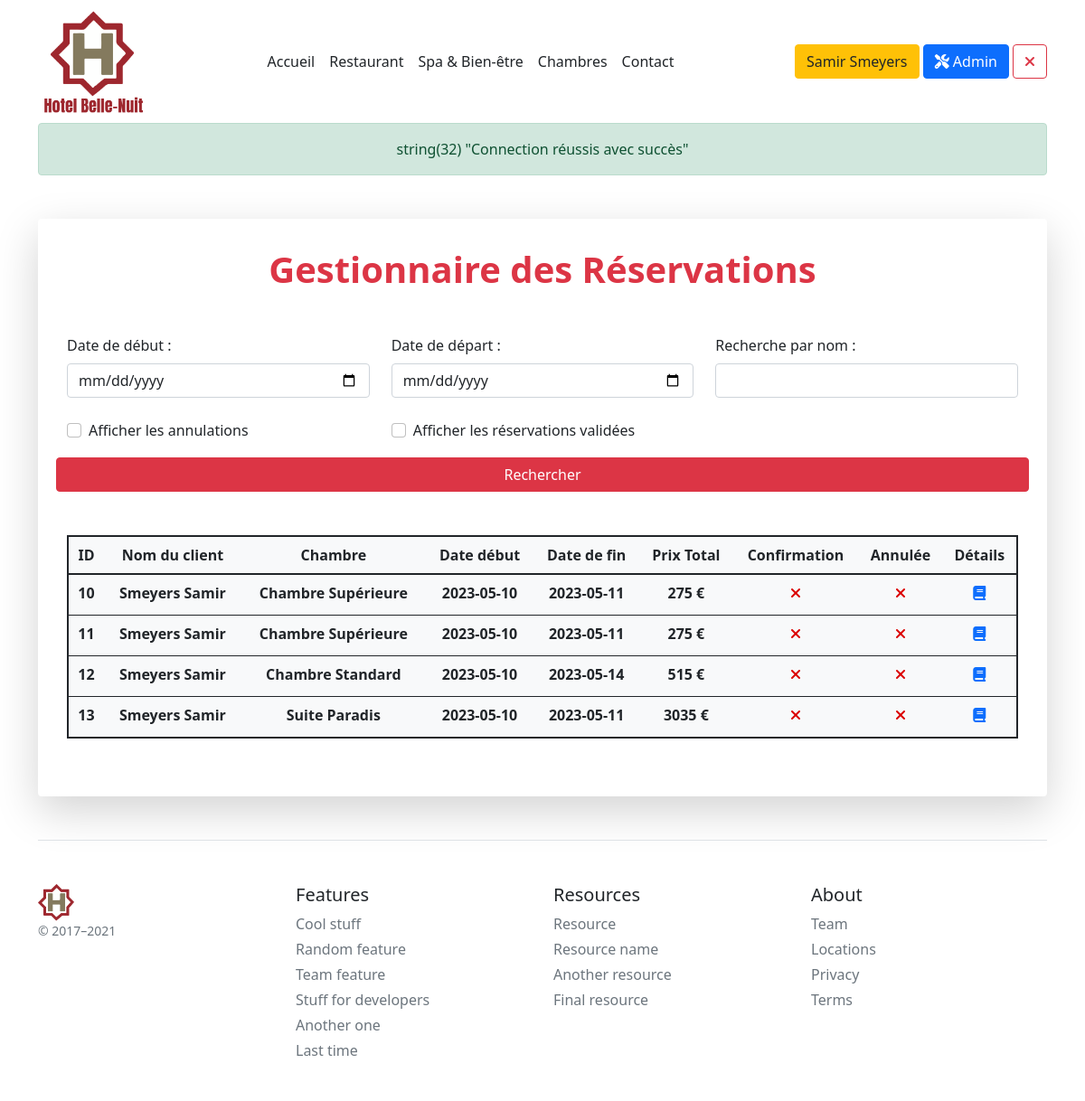
Before: /adminReservation (signed in) with the older database file.
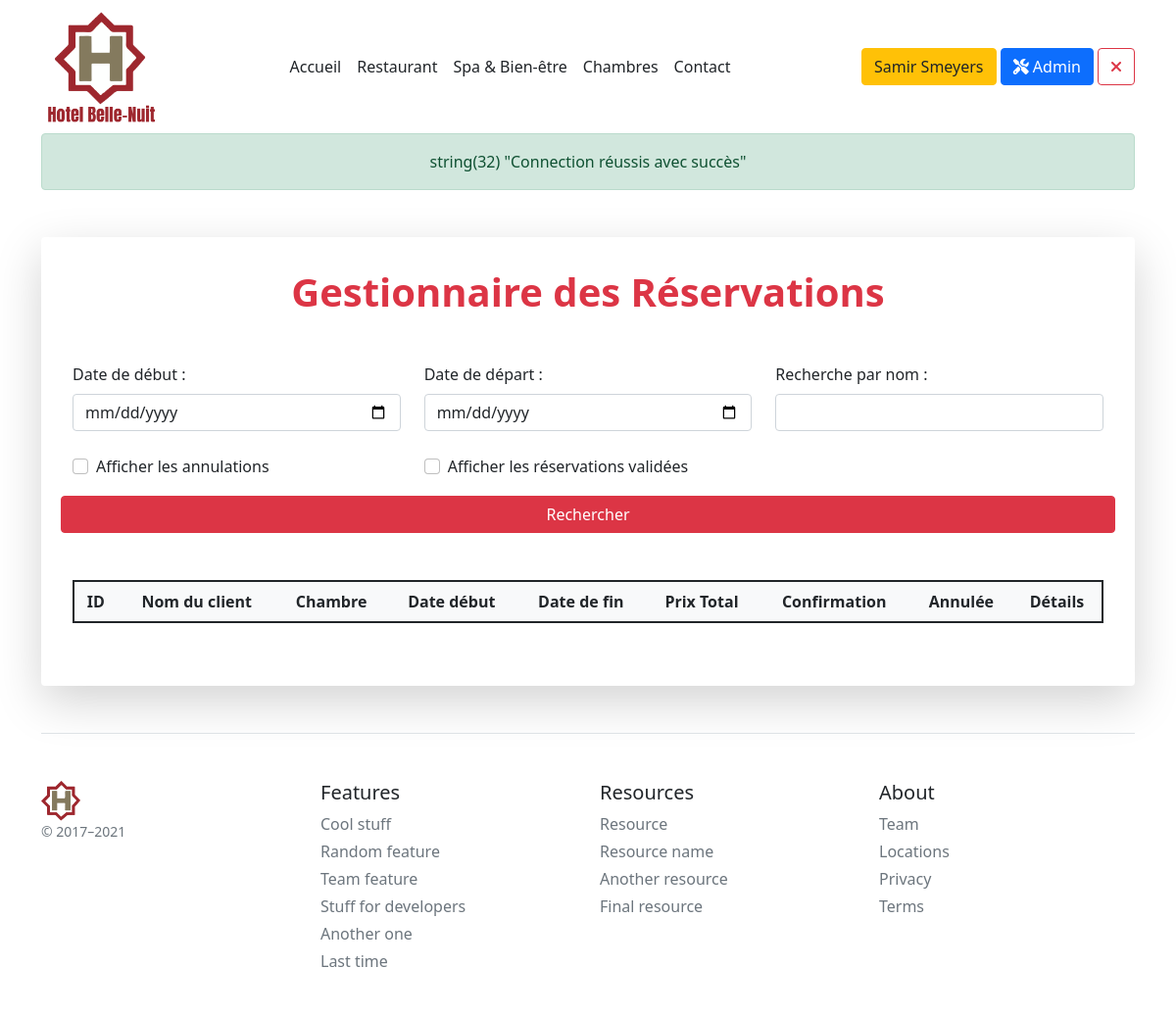
After: the same page with the newer database file.
### tables this page shows
CREATE TABLE `bookings` (
  `booking_id` int(11) NOT NULL,
  `id_bedroom` int(11) NOT NULL,
  `id_acc` int(11) NOT NULL,
  `cus_gender` varchar(2) NOT NULL,
  `booking_date_begin` date NOT NULL,
  `booking_arrival_time` time NOT NULL,
  `booking_date_end` date NOT NULL,
  `booking_price_total` float NOT NULL,
  `booking_comments` text NOT NULL,
  `cus_name` varchar(30) NOT NULL,
  `cus_surname` varchar(30) NOT NULL,
  `cus_address` varchar(120) NOT NULL,
  `cus_addressbox` varchar(10) NOT NULL,
  `cus_city` varchar(20) NOT NULL,
  `cus_codepostal` mediumint(9) NOT NULL,
  `cus_id_country` int(11) NOT NULL,
  `cus_phone` varchar(20) NOT NULL,
  `cus_email` varchar(255) NOT NULL,
  `booking_cancelation` tinyint(1) NOT NULL DEFAULT 0,
  `booking_validation` tinyint(1) NOT NULL DEFAULT 0
);

CREATE TABLE `account` (
  `acc_id` int(11) NOT NULL,
  `acc_name` varchar(30) NOT NULL,
  `acc_surname` varchar(30) NOT NULL,
  `acc_address` varchar(120) NOT NULL,
  `acc_addressbox` int(11) NOT NULL,
  `acc_city` varchar(20) NOT NULL,
  `acc_codepostal` mediumint(9) NOT NULL,
  `acc_id_country` int(11) NOT NULL,
  `acc_phone` varchar(20) NOT NULL,
  `acc_email` varchar(255) NOT NULL,
  `acc_password` varchar(128) NOT NULL,
  `acc_code_activation` varchar(32) NOT NULL,
  `acc_admin` tinyint(1) NOT NULL,
  `acc_active` tinyint(1) NOT NULL
);

CREATE TABLE `bedroom` (
  `bedroom_id` int(11) NOT NULL,
  `bedroom_name` varchar(30) NOT NULL,
  `bedroom_description` text NOT NULL,
  `bedroom_bed` enum('double','twin','single') NOT NULL,
  `bedroom_priceday` int(11) NOT NULL,
  `id_roomcategory` int(11) NOT NULL
);

### models/Model.class.php (called while the page is built, shortened)
<?php
abstract class Model{
    private static $pdo;
    private static function setBdd(){
        self::$pdo = new PDO("mysql:host=localhost;dbname=hotel;charset=utf8", "root", "");
        self::$pdo->setAttribute(PDO::ATTR_ERRMODE, PDO::ERRMODE_WARNING);
    }
    protected function getBdd(){
        return self::$pdo;
    }
}

### models/AdminManager.model.php (called while the page is built, shortened)
<?php
require_once("Model.class.php");
class AdminManager extends Model
{
    public function adminReservation(){
        $stmt = $this->getBdd()->prepare('SELECT bookings.booking_id, account.acc_name, account.acc_surname, bedroom.bedroom_name, bookings.booking_date_begin, bookings.booking_date_end, bookings.booking_price_total, bookings.booking_validation, bookings.booking_cancelation
    FROM bookings
    INNER JOIN bedroom ON bookings.id_bedroom = bedroom.bedroom_id
    INNER JOIN account ON bookings.id_acc = account.acc_id;');
        $stmt->execute();
        $reservation = $stmt->fetchAll(PDO::FETCH_ASSOC);
        return $reservation;
    }
}

### config/Securite.class.php (called while the page is built, shortened)
<?php
class Securite {
    public static function secureHTML($string){
        return htmlentities($string);
    }
    public static function verifAccessSession(){
        return (isset($_SESSION['admin']) && !empty($_SESSION['admin']) && $_SESSION['admin'] === 1);
    }
}

### views/main/back/adminReservation.view.php (the view)
<div class="container-fluid shadow-lg p-3 mb-5 mt-5 bg-body rounded mx-auto">
    <div class="ms-3 me-3">
        <h1 class="text-center my-3 text-danger fw-bolder mb-5">Gestionnaire des Réservations</h1>
        <form action="" method="POST" class="mb-3">
            <div class="row">
                <div class="col-md-4 mb-2">
                    <label for="dateBegin" class="form-label">Date de début :</label>
                    <input type="date" class="form-control" id="dateBegin" name="dateBegin"
                           value="<?= isset($_POST['dateBegin']) ? $_POST['dateBegin'] : '' ?>">
                </div>
                <div class="col-md-4 mb-2">
                    <label for="dateEnd" class="form-label">Date de départ
                        :</label>
                    <input type="date" class="form-control" id="dateEnd" name="dateEnd"
                           value="<?= isset($_POST['dateEnd']) ?
                               $_POST['dateEnd'] : '' ?>">
                </div>
                <div class="col-md-4 mb-2">
                    <label for="search_name" class="form-label">Recherche par nom :</label>
                    <input type="text" class="form-control" id="search_name" name="search_name"
                           value="<?= isset($_POST['search_name']) ? $_POST['search_name'] : '' ?>">
                </div>
            </div>
            <div class="row mt-3">
                <div class="col-md-4">
                    <div class="form-check">
                        <input class="form-check-input" type="checkbox" id="show_cancelled" name="show_cancelled" <?= isset($_POST['show_cancelled']) && $_POST['show_cancelled'] ? 'checked' : '' ?>>
                        <label class="form-check-label" for="show_cancelled">Afficher les annulations</label>
                    </div>
                </div>
                <div class="col-md-4">
                    <div class="form-check">
                        <input class="form-check-input" type="checkbox" id="show_validated" name="show_validated" <?= isset($_POST['show_validated']) && $_POST['show_validated'] ? 'checked' : '' ?>>
                        <label class="form-check-label" for="show_validated">Afficher les réservations validées</label>
                    </div>
                </div>
            </div>
            <div class="row mt-3 mb-5">
                <button type="submit" name="btnSearch" class="btn
            btn-danger">Rechercher</button>
            </div>
        </form>
        <table class="table container bg-light p-5 rounded mb-5 border border-2 border-dark">
            <thead class="bg-light">
            <tr class="text-center">
                <th>ID</th>
                <th>Nom du client</th>
                <th>Chambre</th>
                <th>Date début</th>
                <th>Date de fin</th>
                <th>Prix Total</th>
                <th>Confirmation</th>
                <th>Annulée</th>
                <th>Détails</th>
            </tr>
            </thead>
            <tbody>
            <?php foreach ($reservations as $key => $reservation) :
                $validationBadge = ($reservation['booking_validation'] == 1) ? '<i class="fa-solid fa-check text-center" style="color: #2da800;"></i>' : '<i class="fa-solid fa-xmark" style="color: #db0000;"></i>';
                $cancelationBadge = ($reservation['booking_cancelation'] == 1) ? '<i class="fa-solid fa-check text-center" style="color: #2da800;"></i>' : '<i class="fa-solid fa-xmark" style="color: #db0000;"></i>';
                ?>
                <tr class="text-center">
                    <td>
                        <p class="fw-bold mb-1"><?= $reservation["booking_id"] ?></p>
                    </td>
                    <td>
                        <p class="fw-bold mb-1"><?= $reservation["acc_name"] . " " .$reservation["acc_surname"]  ?></p>
                    </td>
                    <td>
                        <p class="fw-bold mb-1"><?= $reservation["bedroom_name"] ?></p>
                    </td>
                    <td>
                        <p class="fw-bold mb-1"><?= $reservation["booking_date_begin"] ?></p>
                    </td>
                    <td>
                        <p class="fw-bold mb-1"><?= $reservation["booking_date_end"] ?></p>
                    </td>
                    <td>
                        <p class="fw-bold mb-1"><?= $reservation["booking_price_total"] . ' €' ?></p>
                    </td>
                    <td>
                        <?= $validationBadge ?>
                    </td>
                    <td>
                        <?= $cancelationBadge ?>
                    </td>
                    <td>
                        <a href="adminReservationDetail&id=<?= $reservation["booking_id"] ?>"><i class="fa-solid fa-book"></i></a>
                    </td>
                </tr>
            <?php endforeach; ?>
            </tbody>
        </table>
    </div>
</div>

### index.php (shortened to what this page needs)
<?php
require_once("./controllers/AdminController.php");
require_once("./config/Securite.class.php");
$frontController = new FrontController();
$adminController = new AdminController();
try {
    if (empty($_GET['page'])) {
        $page = "accueil";
    } else {
        $url = explode("/", filter_var($_GET['page'], FILTER_SANITIZE_URL));
        $page = Securite::secureHTML($url[0]);
    }
    switch ($page) {
        case "adminReservation":
            $adminController->adminReservation();
            break;
    }
} catch (Exception $e) {
    $frontController->pageErreur($e->getMessage());
}

### controllers/AdminController.php (shortened to what this page needs)
<?php
require_once("models/AdminManager.model.php");
class AdminController
{
    private $adminManager;
    public function __construct()
    {
        $this->adminManager = new AdminManager();
    }
    private function genererPage($data)
    {
        extract($data);
        require_once($view);
        $page_content = ob_get_clean();
        require_once($template);
    }
    public function adminReservation()
    {
        if (Securite::verifAccessSession()) {
            $date_begin = isset($_POST['dateBegin']) ? $_POST['dateBegin'] : null;
            $date_end = isset($_POST['dateEnd']) ? $_POST['dateEnd'] : null;
            $search_name = isset($_POST['search_name']) ? $_POST['search_name'] : '';
            $show_cancelled = isset($_POST['show_cancelled']) ? 1 : 0;
            $show_validated = isset($_POST['show_validated']) ? 1 : 0;
            if (isset($_POST['btnSearch'])) {
                $reservations = $this->adminManager->filterBookings($date_begin, $date_end, $search_name, $show_cancelled, $show_validated);
            } else {
                $reservations = $this->adminManager->adminReservation();
            }
            $data_page = [
                "reservations" => $reservations,
                "page_description" => "Manager les réservations",
                "page_title" => "Hôtel Belle-Nuit | Manager les réservations",
                "view" => "views/main/back/adminReservation.view.php",
                "template" => "views/main/common/__template_front.php",
            ];
            $this->genererPage($data_page);
        } else {
            $_SESSION['alert'] = [
                "message" => "Désolé, mais vous n'avez pas accès à cette page",
                "type" => 'alert-danger'
            ];
            header('Location: accueil');
        }
    }
}

### views/main/common/__template_front.php (shortened to what this page needs)
<!DOCTYPE html>
<html lang="fr">
<head>
    <link rel="stylesheet" href="<?= URL ?>public/css/bootstrap.min.css">
    <link rel="stylesheet" href="<?= URL ?>public/css/main.css">
</head>
<body>
<div class="container">
    <?php require_once("views/main/common/__menu.php"); ?>
    <?php if (!empty($_SESSION['alert'])) : ?>
        <div class="alert font-weight-bold text-center <?= $_SESSION['alert']['type']; ?>" role="alert">
            <?php var_dump($_SESSION['alert']['message']); ?>
        </div>
        <?php
    endif;
    ?>
    <?= $page_content; ?>
</div>
<?php require_once("views/main/common/__footer.php"); ?>
</body>
</html>

### views/main/common/__menu.php (shortened to what this page needs)
<nav class="navbar navbar-expand-lg  justify-content-around">
        <a href="accueil">
            <img class="logo-menu" src="<?= URL ?>/public/assets/images/logo.png" alt="" srcset="">
        </a>
        <ul class="navbar-nav me-auto mx-auto mb-lg-0 ">
            <li><a href="accueil" class="nav-link px-6 link-dark">Accueil</a></li>
            <li><a href="restaurant" class="nav-link px-6 link-dark">Restaurant</a></li>
            <li><a href="spa" class="nav-link px-6 link-dark">Spa & Bien-être</a></li>
            <li><a href="bedrooms" class="nav-link px-6 link-dark">Chambres</a></li>
            <li><a href="contact" class="nav-link px-6 link-dark">Contact</a></li>
        </ul>
        <div class="col-md-3 text-end">
            <?php
            if(isset($_SESSION['admin']) && $_SESSION['admin'] == 1){
                echo '
                <div class="col-md-3 text-end text-nowrap">
                 <a href="dashboard"><button type="button" class="btn btn-warning text-dark">' . $_SESSION["surname"] . ' ' . $_SESSION["name"] .'</button></a>
                 <a href="admin"><button type="button" class="btn btn-primary text-white"><i class="fa-solid fa-screwdriver-wrench"></i> Admin</button></a>
                 <a href="disconnect"><button type="button" class="btn btn-outline-danger me-2"><i class="fa-solid fa-xmark"></i></button></a>
                </div>';
            }  else {
                echo '
                <div class="col-md-3 text-end">
                <button type="button" class="btn btn-outline-danger me-2" data-bs-toggle="modal" data-bs-target="#staticBackdrop" >Connexion</button>
                    <a href="apply"><button type="button" class="btn btn-danger">Inscription</button></a>
                </div>';
            }
            ?>
        </div>
</nav>

### views/main/common/__footer.php
<div class="container">
    <footer class="pt-4 my-md-5 pt-md-5 border-top">
        <div class="row">
        <div class="col-12 col-md">
        <img src="<?= URL; ?>public/assets/images/logo-mini.png" width="40" alt="logo du site" />
            <small class="d-block mb-3 text-muted">&copy; 2017–2021</small>
        </div>
        <div class="col-6 col-md">
            <h5>Features</h5>
            <ul class="list-unstyled text-small">
            <li class="mb-1"><a class="link-secondary text-decoration-none" href="#">Cool stuff</a></li>
            <li class="mb-1"><a class="link-secondary text-decoration-none" href="#">Random feature</a></li>
            <li class="mb-1"><a class="link-secondary text-decoration-none" href="#">Team feature</a></li>
            <li class="mb-1"><a class="link-secondary text-decoration-none" href="#">Stuff for developers</a></li>
            <li class="mb-1"><a class="link-secondary text-decoration-none" href="#">Another one</a></li>
            <li class="mb-1"><a class="link-secondary text-decoration-none" href="#">Last time</a></li>
            </ul>
        </div>
        <div class="col-6 col-md">
            <h5>Resources</h5>
            <ul class="list-unstyled text-small">
            <li class="mb-1"><a class="link-secondary text-decoration-none" href="#">Resource</a></li>
            <li class="mb-1"><a class="link-secondary text-decoration-none" href="#">Resource name</a></li>
            <li class="mb-1"><a class="link-secondary text-decoration-none" href="#">Another resource</a></li>
            <li class="mb-1"><a class="link-secondary text-decoration-none" href="#">Final resource</a></li>
            </ul>
        </div>
        <div class="col-6 col-md">
            <h5>About</h5>
            <ul class="list-unstyled text-small">
            <li class="mb-1"><a class="link-secondary text-decoration-none" href="#">Team</a></li>
            <li class="mb-1"><a class="link-secondary text-decoration-none" href="#">Locations</a></li>
            <li class="mb-1"><a class="link-secondary text-decoration-none" href="#">Privacy</a></li>
            <li class="mb-1"><a class="link-secondary text-decoration-none" href="#">Terms</a></li>
            </ul>
        </div>
        </div>
    </footer>
</div>

### public/css/main.css (style rules this page uses)
.logo-menu { height: 120px; width: 120px; }

Changed rows visible on the page:
removed bookings: booking_id "10", id_acc.acc_name "Smeyers", id_acc.acc_surname "Samir", id_bedroom.bedroom_name "Chambre Supérieure", booking_date_begin "2023-05-10", booking_date_end "2023-05-11", booking_price_total "275", booking_validation 0 (drawn), booking_cancelation 0 (drawn)
removed bookings: booking_id "11", id_acc.acc_name "Smeyers", id_acc.acc_surname "Samir", id_bedroom.bedroom_name "Chambre Supérieure", booking_date_begin "2023-05-10", booking_date_end "2023-05-11", booking_price_total "275", booking_validation 0 (drawn), booking_cancelation 0 (drawn)
removed bookings: booking_id "12", id_acc.acc_name "Smeyers", id_acc.acc_surname "Samir", id_bedroom.bedroom_name "Chambre Standard", booking_date_begin "2023-05-10", booking_date_end "2023-05-14", booking_price_total "515", booking_validation 0 (drawn), booking_cancelation 0 (drawn)
removed bookings: booking_id "13", id_acc.acc_name "Smeyers", id_acc.acc_surname "Samir", id_bedroom.bedroom_name "Suite Paradis", booking_date_begin "2023-05-10", booking_date_end "2023-05-11", booking_price_total "3035", booking_validation 0 (drawn), booking_cancelation 0 (drawn)
